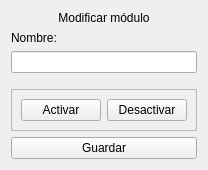
          <widget class="QWidget" name="scrollAreaWidgetContents_12">
           <property name="geometry">
            <rect>
             <x>0</x>
             <y>0</y>
             <width>194</width>
             <height>170</height>
            </rect>
           </property>
           <layout class="QVBoxLayout" name="verticalLayout_9">
            <item>
             <widget class="QLabel" name="label_modify_module">
              <property name="text">
               <string>Modificar módulo</string>
              </property>
              <property name="alignment">
               <set>Qt::AlignCenter</set>
              </property>
             </widget>
            </item>
            <item>
             <widget class="QLabel" name="label_modify_module_name">
              <property name="text">
               <string>Nombre:</string>
              </property>
             </widget>
            </item>
            <item>
             <widget class="QLineEdit" name="line_edit_modify_module_name"/>
            </item>
            <item>
             <spacer name="vertical_spacer_modify_module">
              <property name="orientation">
               <enum>Qt::Vertical</enum>
              </property>
              <property name="sizeHint" stdset="0">
               <size>
                <width>20</width>
                <height>40</height>
               </size>
              </property>
             </spacer>
            </item>
            <item>
             <widget class="QFrame" name="frame_modify_module_buttons">
              <property name="frameShape">
               <enum>QFrame::StyledPanel</enum>
              </property>
              <property name="frameShadow">
               <enum>QFrame::Raised</enum>
              </property>
              <layout class="QHBoxLayout" name="horizontalLayout_10">
               <item>
                <widget class="QPushButton" name="push_button_modify_module_activate">
                 <property name="text">
                  <string>Activar</string>
                 </property>
                </widget>
               </item>
               <item>
                <widget class="QPushButton" name="push_button_modify_module_deactivate">
                 <property name="text">
                  <string>Desactivar</string>
                 </property>
                </widget>
               </item>
              </layout>
             </widget>
            </item>
            <item>
             <widget class="QPushButton" name="push_button_modify_module_save">
              <property name="text">
               <string>Guardar</string>
              </property>
             </widget>
            </item>
           </layout>
          </widget>
